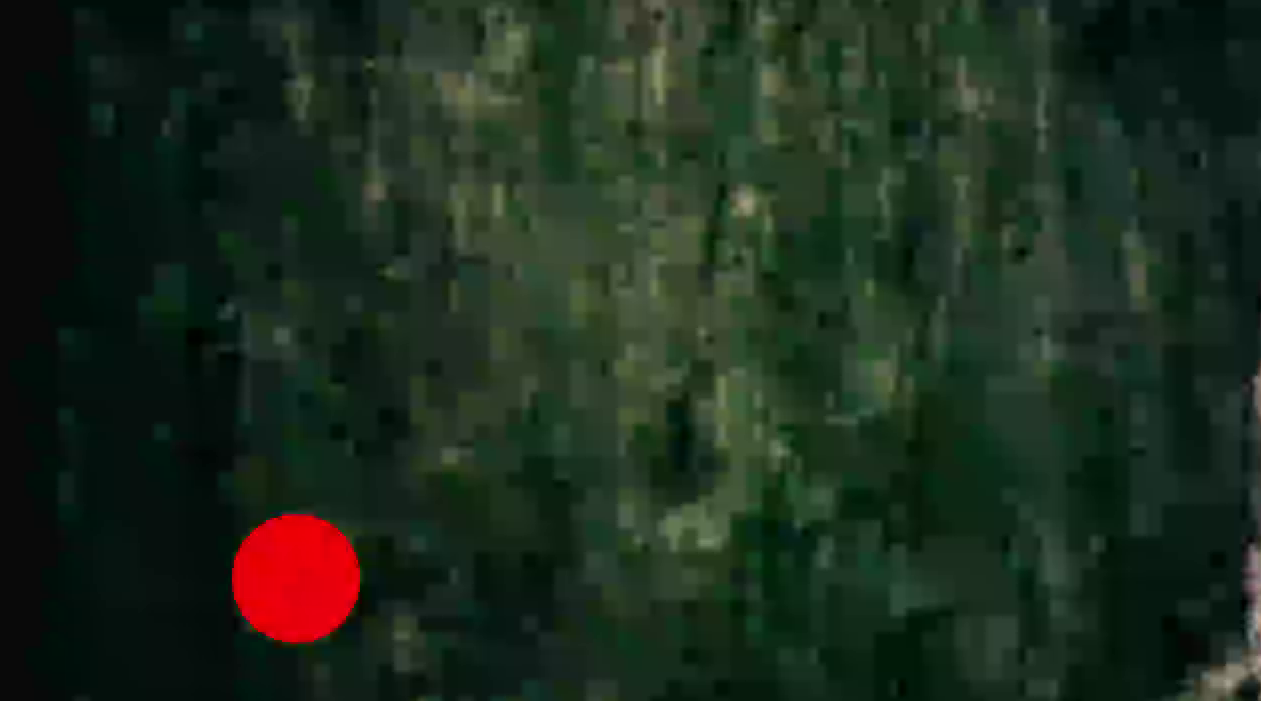
#> input picture final/imgtrue.png, 1261 x 701 px
$ python con.py
#> lines starting #> are read from the running program, lines starting #| are printed output that depends on the picture; after the words box and inside, x2 and y2 are one past the last pixel; in counts of white or black regions, pixels touching at a corner belong together
import cv2
import numpy as np


def detectCar(img):
    image = cv2.cvtColor(img, cv2.COLOR_BGR2RGB)
#> img is the input picture: shape (701, 1261, 3); mean B, G, R 29.2, 43.1, 28.7
    resolution = (1280, 720)
    upper_mask = np.array([241, 25, 54], dtype="uint8")
    lower_mask = np.array([195, 0, 0], dtype="uint8")
    mask = cv2.inRange(image, lower_mask, upper_mask)
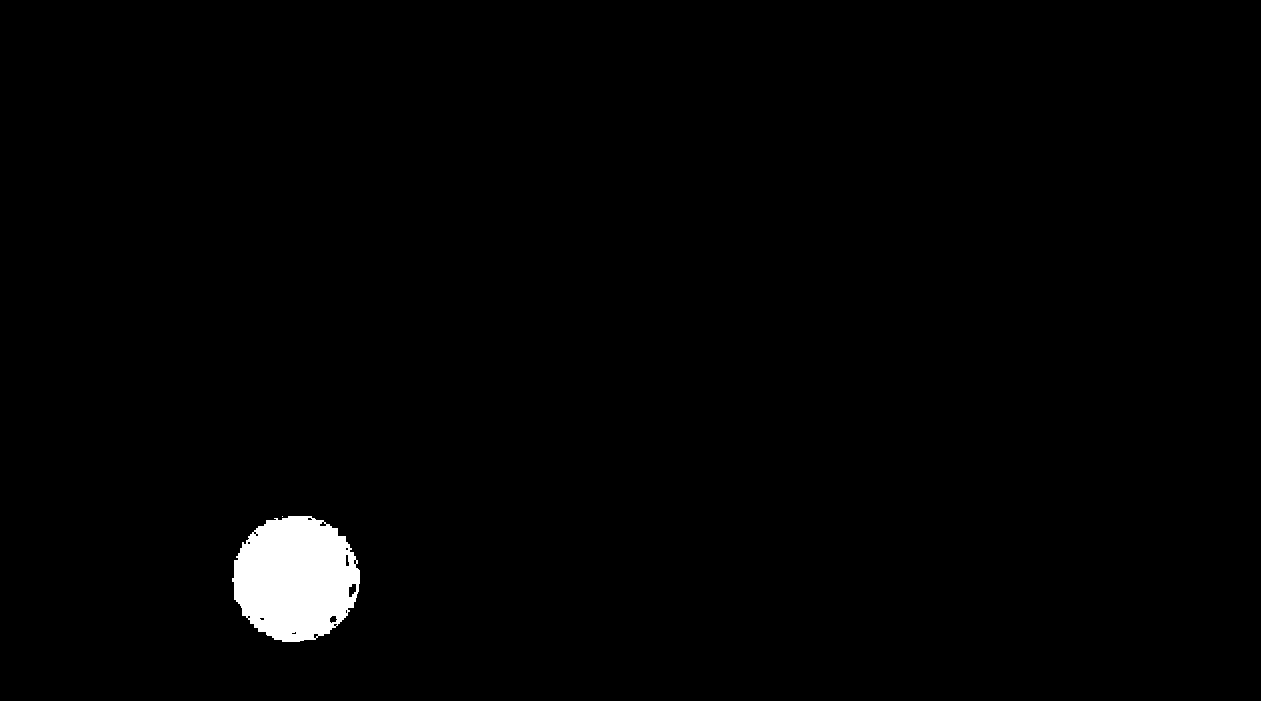
#> mask: shape (701, 1261); 1.4% white; 2 white regions (1 under 20 px)
    ans = []
    blurred_image = cv2.GaussianBlur(mask, (15, 15), 0)
    con, hir = cv2.findContours(blurred_image, cv2.RETR_LIST, cv2.CHAIN_APPROX_NONE)[-2:]
#> con = 1 contour; box (x1, y1, x2, y2) and area: (225, 509, 367, 649) 15435; hir = [[-1, -1, -1, -1]]
    cv2.drawContours(image, con, -1, (255,255,0), 3)
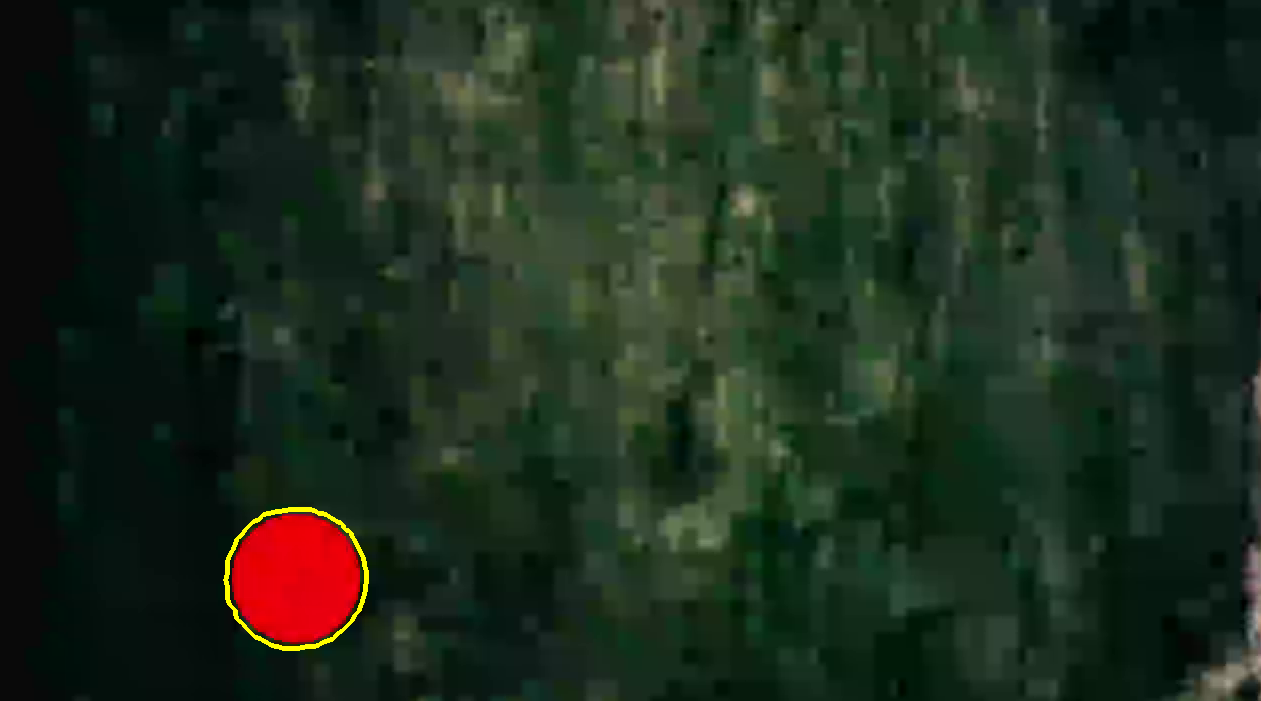
#> image: shape (701, 1261, 3); mean R, G, B 29.3, 43.7, 29.2
    for icon in con[:]:
        epsilon = 0.04 * cv2.arcLength(icon, True)
        approx = cv2.approxPolyDP(icon, epsilon, True)
        print(cv2.contourArea(icon))
        if (len(approx) > 4 or len(approx) <= 1) and cv2.contourArea(icon) > 2000:
            moment = cv2.moments(blurred_image, 1)
            x_moment = moment['m01']
            y_moment = moment['m10']
            area = moment['m00']
            x = int(x_moment / area)
            y = int(y_moment / area)
            ans.append((y - (resolution[0] / 2), (resolution[1] / 2) - x))
#> this loop made 1 pass
#> (epsilon, x_moment, y_moment, area, x, y) on pass 1: (18.74, 9040514, 4620897, 15638, 578, 295)
#| 15435.0
#> after the loop, ans = [(-345, -218)]
    return ans


print(detectCar(cv2.imread("imgtrue.png")))  # 281 541
#| [(-345.0, -218.0)]

$ run again, with final/img2.png copied over final/imgtrue.png
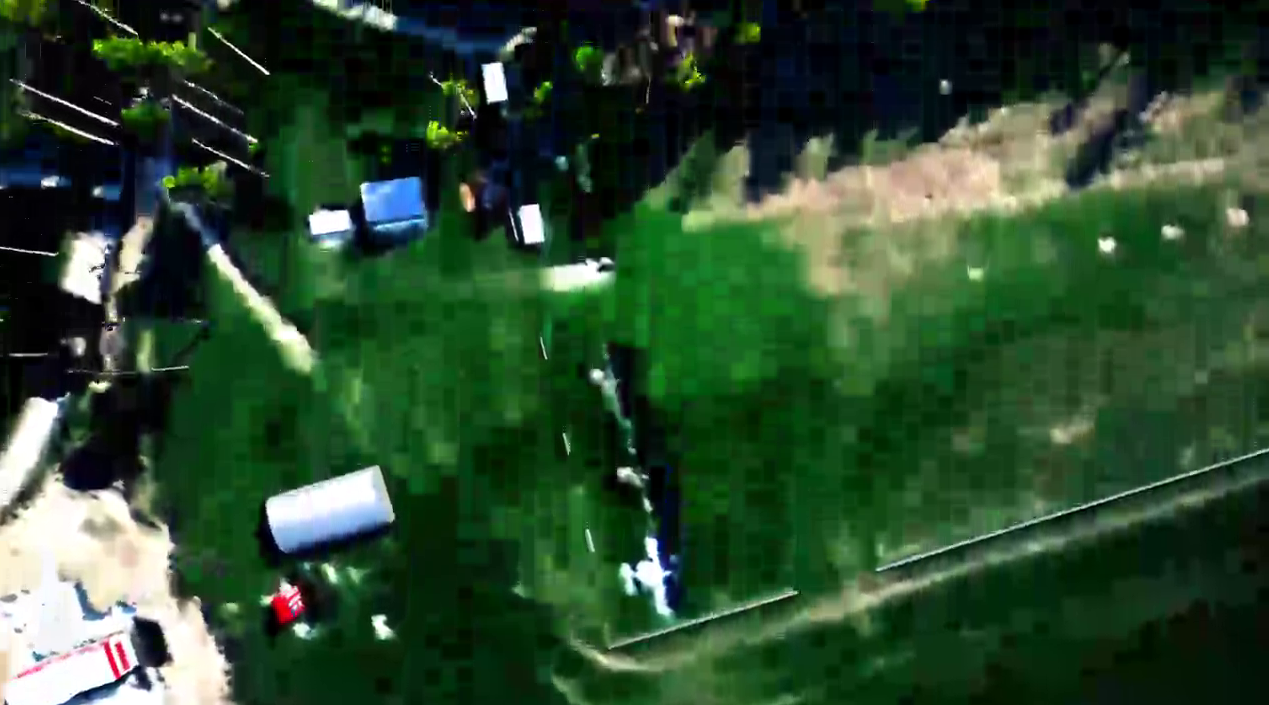
#> input picture final/img2.png, 1269 x 705 px
#> in detectCar, img is the input picture: shape (705, 1269, 3); mean B, G, R 46.9, 73.8, 44.7
#> in detectCar, `mask = cv2.inRange(image, lower_mask, upper_mask)`:
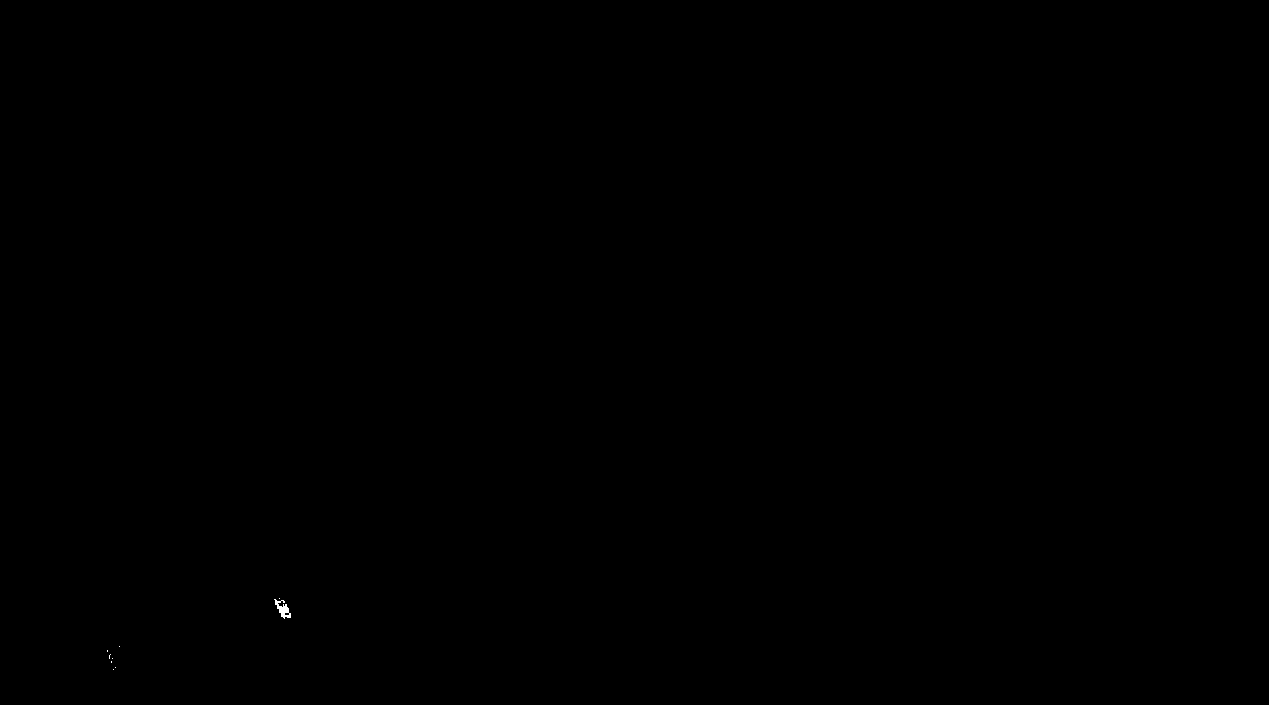
#> mask: shape (705, 1269); 0.02% white; 9 white regions (8 under 20 px)
#> con = 2 contours; box (x1, y1, x2, y2) and area: (268, 592, 298, 625) 680, (101, 641, 125, 675) 473; hir = [[1, -1, -1, -1], [-1, 0, -1, -1]]
#> in detectCar, `cv2.drawContours(image, con, -1, (255,255,0), 3)`:
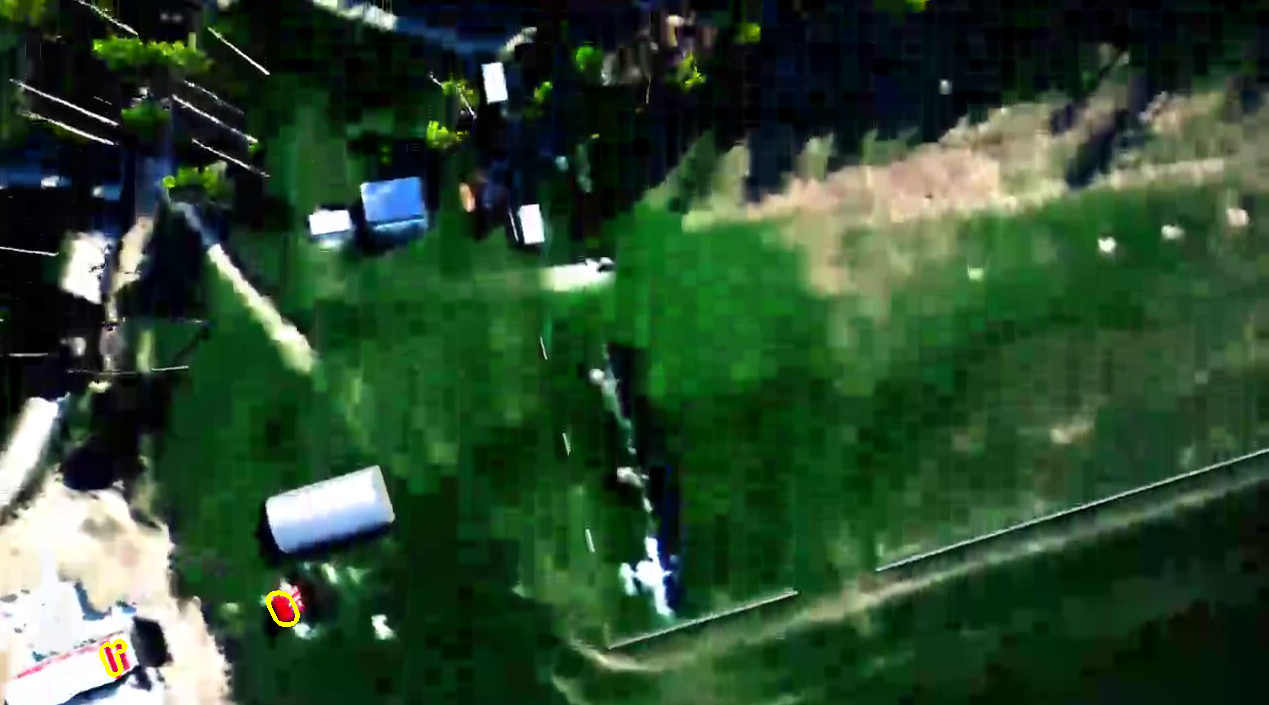
#> image: shape (705, 1269, 3); mean R, G, B 44.7, 74, 46.8
#> the loop in detectCar, `for icon in con[:]:` made 2 passes
#> epsilon on passes 1 to 2: 4.21, 4.11
#> (printed output is left out)
#> after the loop in detectCar, `for icon in con[:]:`: ans = []

$ run again, with final/img3.png copied over final/imgtrue.png
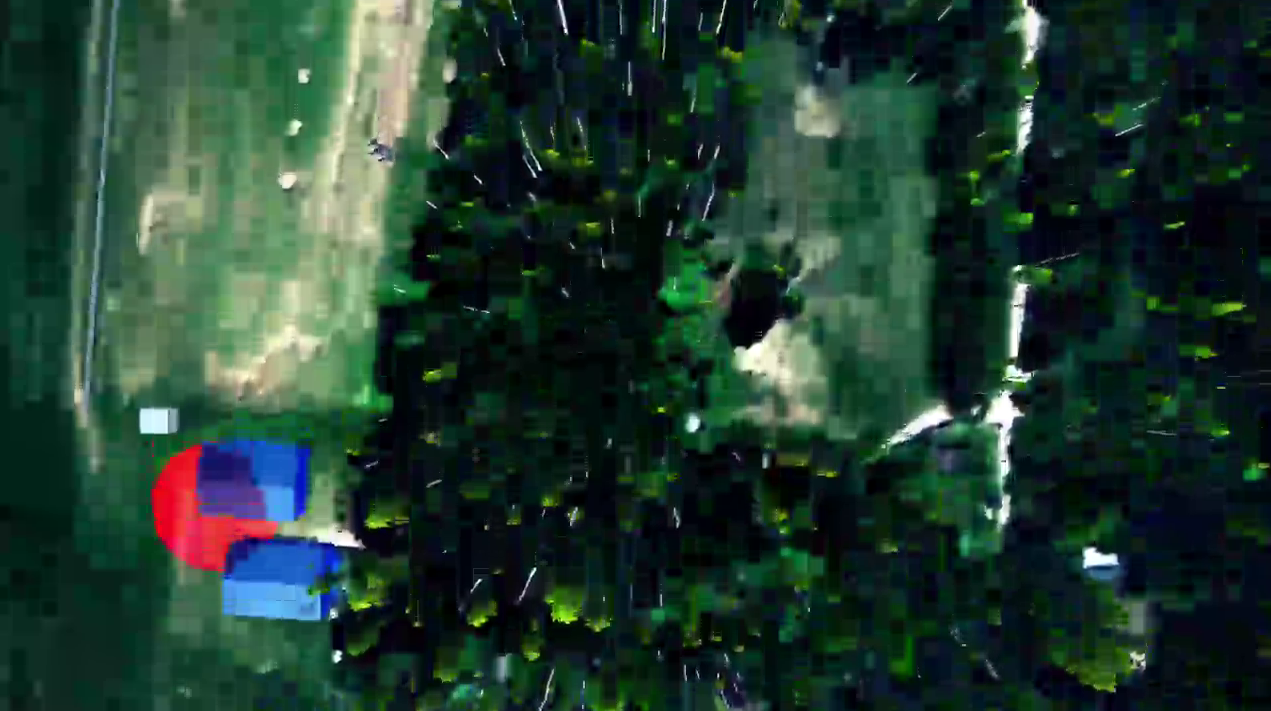
#> input picture final/img3.png, 1271 x 711 px
#> in detectCar, img is the input picture: shape (711, 1271, 3); mean B, G, R 47.2, 58.8, 33
#> in detectCar, `mask = cv2.inRange(image, lower_mask, upper_mask)`:
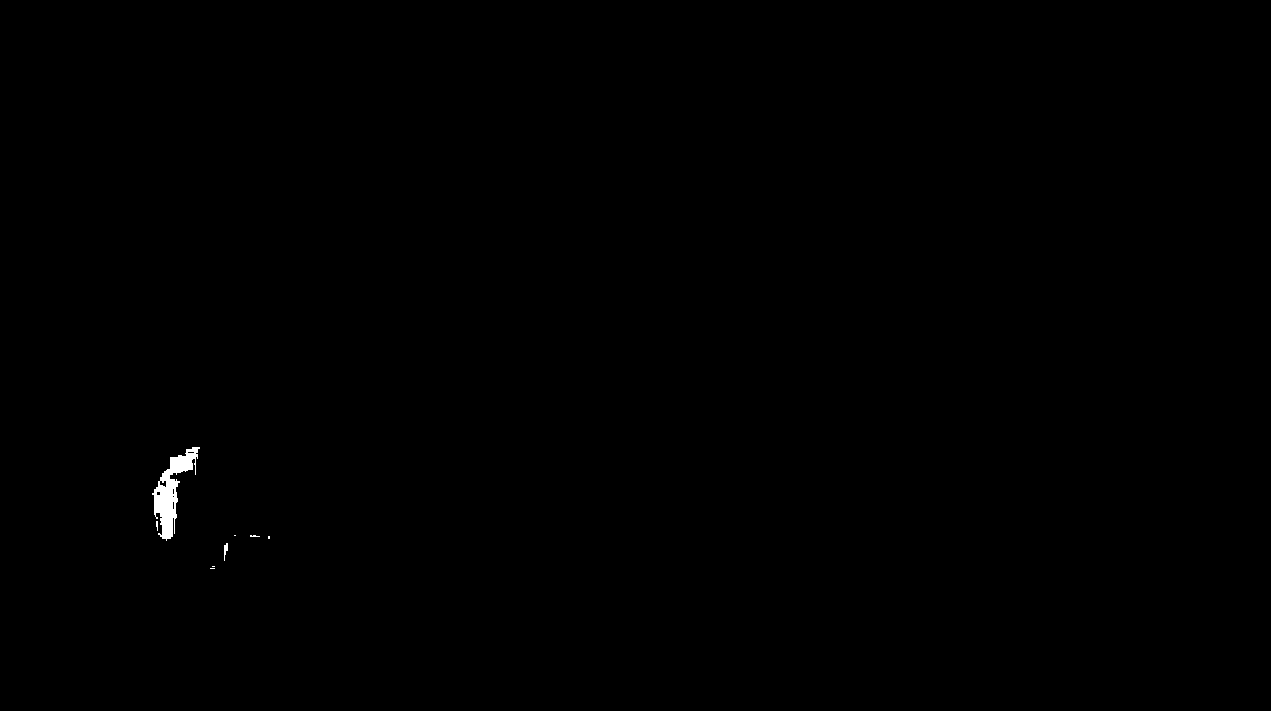
#> mask: shape (711, 1271); 0.19% white; 8 white regions (6 under 20 px)
#> con = 3 contours; box (x1, y1, x2, y2) and area: (146, 440, 206, 547) 3585, (204, 529, 242, 576) 708, (244, 528, 276, 545) 400; hir = [[1, -1, -1, -1], [2, 0, -1, -1], [-1, 1, -1, -1]]
#> in detectCar, `cv2.drawContours(image, con, -1, (255,255,0), 3)`:
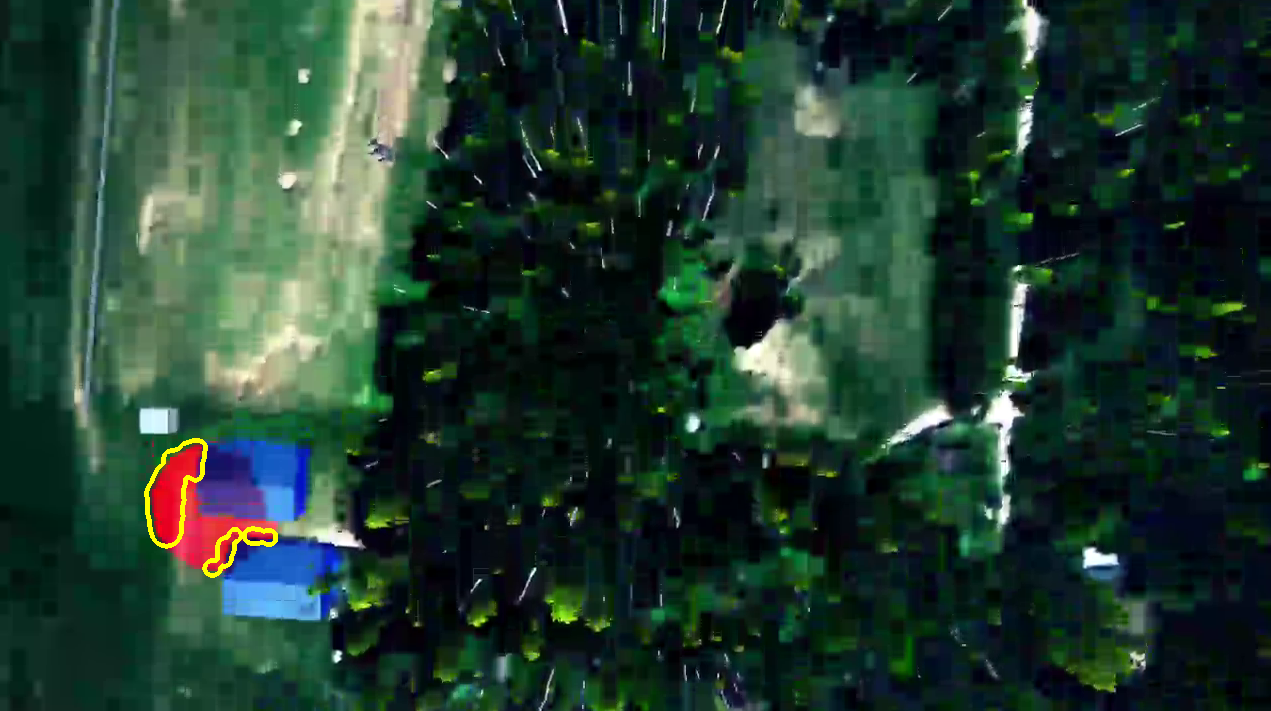
#> image: shape (711, 1271, 3); mean R, G, B 33.4, 59.3, 47.1
#> the loop in detectCar, `for icon in con[:]:` made 3 passes
#> (epsilon, x_moment, y_moment, area, x, y) on pass 3: (11.82, 2485202, 926968, 4928, 504, 188)
#> (printed output is left out)
#> after the loop in detectCar, `for icon in con[:]:`: ans = [(-452, -144)]
#| [(-452.0, -144.0)]
